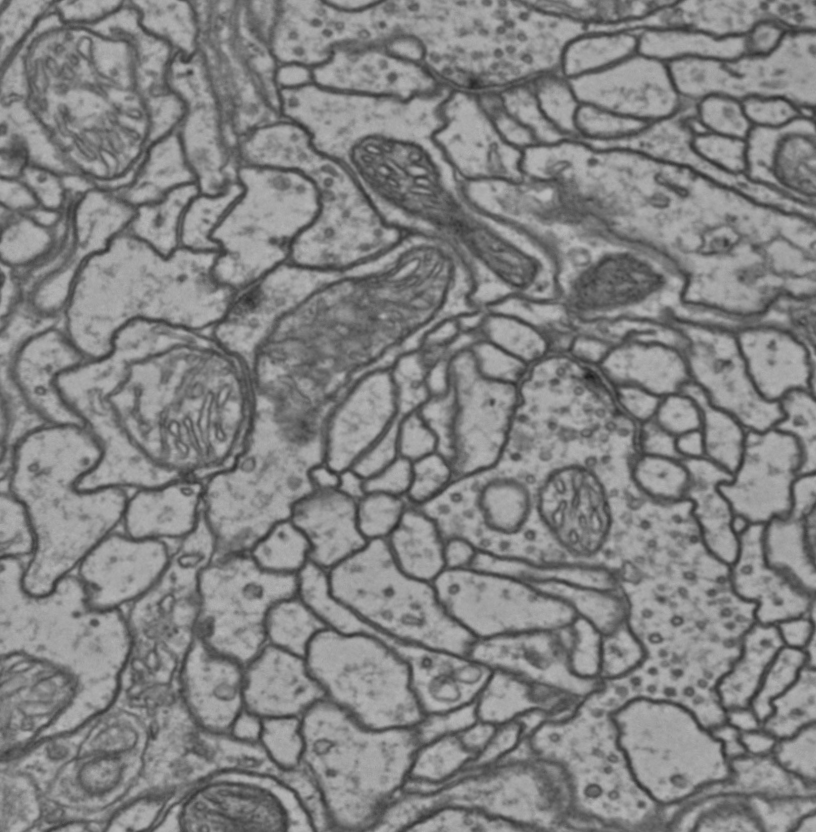
#> input picture 09_CVF_UB/MxK/data/raw.png, 816 x 832 px
$ jupyter execute ex_09.ipynb   (shell and % lines are left out)   (text cells are left out)
#> lines starting #> are read from the running program, lines starting #| are printed output that depends on the picture; after the words box and inside, x2 and y2 are one past the last pixel; in counts of white or black regions, pixels touching at a corner belong together; pictures that were not available may be replaced by others from this repository, and a replacement may not be noted
### 09_CVF_UB/MxK/cvf20/utils.py
import h5py
import matplotlib
import numpy as np
import os

# Build random color map:
MAX_LABEL = 10000000
rand_cm = matplotlib.colors.ListedColormap(np.random.rand(MAX_LABEL, 3))
segm_plot_kwargs = {'vmax': MAX_LABEL, 'vmin':0}


# [26 lines left out: functions readHDF5, writeHDF5, not called in this run]


def mask_the_mask(mask, value_to_mask=0., interval=None):
    if interval is not None:
        return np.ma.masked_where(np.logical_and(mask < interval[1], mask > interval[0]), mask)
    else:
        return np.ma.masked_where(np.logical_and(mask < value_to_mask+1e-3, mask > value_to_mask-1e-3), mask)


def plot_segm(target_ax, segm,
              background_image=None,
              with_background_label=True,
              alpha_labels=1.):

    if background_image is not None:
        target_ax.matshow(background_image, cmap='gray', interpolation="nearest")
    target_ax.matshow(segm, cmap=rand_cm, alpha=alpha_labels, interpolation="nearest", **segm_plot_kwargs)
    if with_background_label:
        bacground_mask = segm == 0
        bacground_mask = mask_the_mask((bacground_mask).astype('uint32'))

        target_ax.matshow(bacground_mask, cmap="gray", interpolation="nearest")


    return target_ax


# [31 lines left out: function parse_data_slice, not called in this run]

### 09_CVF_UB/MxK/cvf20/unionfind.py
"""
A union-find disjoint set data structure.

"""

# 2to3 sanity
from __future__ import (
    absolute_import, division, print_function, unicode_literals,
)

# Third-party libraries
import numpy as np


class UnionFind(object):
    """Union-find disjoint sets datastructure.

    Union-find is a data structure that maintains disjoint set
    (called connected components or components in short) membership,
    and makes it easier to merge (union) two components, and to find
    if two elements are connected (i.e., belong to the same
    component).

    This implements the "weighted-quick-union-with-path-compression"
    union-find algorithm.  Only works if elements are immutable
    objects.

    Worst case for union and find: :math:`(N + M \log^* N)`, with
    :math:`N` elements and :math:`M` unions. The function
    :math:`\log^*` is the number of times needed to take :math:`\log`
    of a number until reaching 1. In practice, the amortized cost of
    each operation is nearly linear [1]_.

    Terms
    -----
    Component
        Elements belonging to the same disjoint set

    Connected
        Two elements are connected if they belong to the same component.

    Union
        The operation where two components are merged into one.

    Root
        An internal representative of a disjoint set.

    Find
        The operation to find the root of a disjoint set.

    Parameters
    ----------
    elements : NoneType or container, optional, default: None
        The initial list of elements.

    Attributes
    ----------
    n_elts : int
        Number of elements.

    n_comps : int
        Number of distjoint sets or components.

    Implements
    ----------
    __len__
        Calling ``len(uf)`` (where ``uf`` is an instance of ``UnionFind``)
        returns the number of elements.

    __contains__
        For ``uf`` an instance of ``UnionFind`` and ``x`` an immutable object,
        ``x in uf`` returns ``True`` if ``x`` is an element in ``uf``.

    __getitem__
        For ``uf`` an instance of ``UnionFind`` and ``i`` an integer,
        ``res = uf[i]`` returns the element stored in the ``i``-th index.
        If ``i`` is not a valid index an ``IndexError`` is raised.

    __setitem__
        For ``uf`` and instance of ``UnionFind``, ``i`` an integer and ``x``
        an immutable object, ``uf[i] = x`` changes the element stored at the
        ``i``-th index. If ``i`` is not a valid index an ``IndexError`` is
        raised.

    .. [1] http://algs4.cs.princeton.edu/lectures/

    """

    def __init__(self, elements=None):
        self.n_elts = 0  # current num of elements
        self.n_comps = 0  # the number of disjoint sets or components
        self._next = 0  # next available id
        self._elts = []  # the elements
        self._indx = {}  #  dict mapping elt -> index in _elts
        self._par = []  # parent: for the internal tree structure
        self._siz = []  # size of the component - correct only for roots

        if elements is None:
            elements = []
        for elt in elements:
            self.add(elt)


    # [10 lines left out: function __repr__, not called in this run]

    def __len__(self):
        return self.n_elts

    def __contains__(self, x):
        return x in self._indx

    # [9 lines left out: functions __getitem__, __setitem__, not called in this run]

    def add(self, x):
        """Add a single disjoint element.

        Parameters
        ----------
        x : immutable object

        Returns
        -------
        None

        """
        if x in self:
            return
        self._elts.append(x)
        self._indx[x] = self._next
        self._par.append(self._next)
        self._siz.append(1)
        self._next += 1
        self.n_elts += 1
        self.n_comps += 1

    def find(self, x):
        """Find the root of the disjoint set containing the given element.

        Parameters
        ----------
        x : immutable object

        Returns
        -------
        int
            The (index of the) root.

        Raises
        ------
        ValueError
            If the given element is not found.

        """
        if x not in self._indx:
            raise ValueError('{} is not an element'.format(x))

        p = self._indx[x]
        while p != self._par[p]:
            # path compression
            q = self._par[p]
            self._par[p] = self._par[q]
            p = q
        return p

    # [15 lines left out: function connected, not called in this run]

    def union(self, x, y):
        """Merge the components of the two given elements into one.

        Parameters
        ----------
        x : immutable object
        y : immutable object

        Returns
        -------
        None

        """
        # Initialize if they are not already in the collection
        for elt in [x, y]:
            if elt not in self:
                self.add(elt)

        xroot = self.find(x)
        yroot = self.find(y)
        if xroot == yroot:
            return
        if self._siz[xroot] < self._siz[yroot]:
            self._par[xroot] = yroot
            self._siz[yroot] += self._siz[xroot]
        else:
            self._par[yroot] = xroot
            self._siz[xroot] += self._siz[yroot]
        self.n_comps -= 1

    def roots(self):
        return [self.find(e) for e in self._elts]

    # [103 lines left out: functions component, components, component_mapping, not called in this run]

### 09_CVF_UB/MxK/ex_09.ipynb
[cell 1]
import numpy as np
from matplotlib import pyplot as plt
from networkx import grid_graph
%pylab inline

from cvf20.unionfind import UnionFind as UF

[cell 2]
def generalized_shortest_path(graph, gen_sum, gen_mult):
    """
    Parameters
    ---------

    graph    :     ndarray
        Quadratic matrix representing the edge weights between the nodes.
    gen_sum    :    function
        Function representing generalized sum, that takes list as arg.
    gen_mult    :    function
        Function representing generalized multiplication, that takes 2 elements of monoid as arg.
    """
    assert graph.shape[0] == graph.shape[1]
    counter = 0
    n = graph.shape[0]
    previous = np.ones_like(graph) * np.inf
    result = np.copy(graph)
    while not np.equal(previous, result).all():
        counter += 1
        previous = np.copy(result)
        for i in range(n):
            for j in range(n):
                result[i][j] = gen_sum([gen_mult(graph[i][x], previous[x][j]) for x in range(n)])
        # modification for c)
        if any([np.diagonal(result) < 0]):
            print('negative cycle is present')
            return
    print(f'needed {counter} multiplications')
    return result

[cell 3]
graph = np.array([[0, 6, np.inf, np.inf, np.inf],
                  [np.inf, 0, np.inf, np.inf, 2],
                  [np.inf, 3, 0, np.inf, np.inf],
                  [1, 5, 8, 0, np.inf],
                  [np.inf, np.inf, np.inf, 4, 0]])

[cell 4]
def minimum(l):
    return np.min(l)


def add(a, b):
    return a + b

shortest_path = generalized_shortest_path(graph, minimum, add)
print(f'shortest_path:\n{shortest_path}')

[cell 5]
def minimum(l):
    return np.min(l)


def maximum(a, b):
    return np.max([a,b])

shortest_path = generalized_shortest_path(graph, minimum, maximum)
print(f'shortest_path:\n{shortest_path}')

[cell 6]
from cvf20.utils import plot_segm
raw = plt.imread("data/raw.png")
#> raw is the input picture: shape (832, 816) float32; min 0.102, max 0.733, mean 0.512
WS = plt.imread("data/distance-transform-WS.tif")
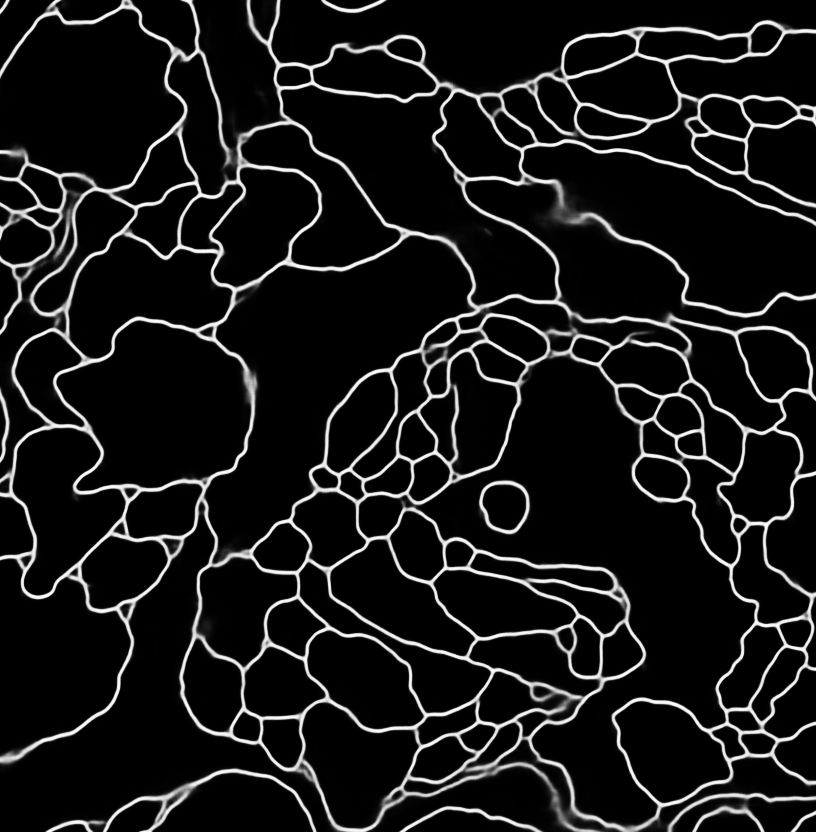
#> input picture 09_CVF_UB/MxK/data/boundary-predictions.png, 816 x 832 px, given in place of distance-transform-WS.tif, which was not available
#> WS is the input picture: shape (832, 816) float32; min 0, max 0.992, mean 0.0963

f, ax = plt.subplots(ncols=1, nrows=1, figsize=(15,15))
plot_segm(ax, WS, with_background_label=True, alpha_labels=0.4, background_image=raw)
#> in plot_segm, `bacground_mask = segm == 0`:
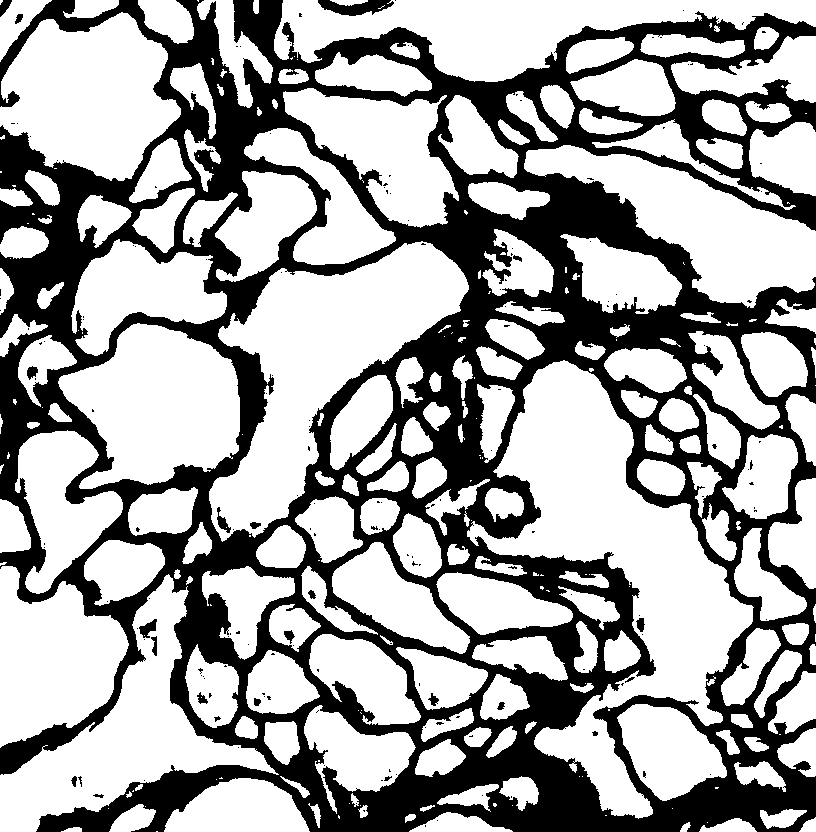
#> bacground_mask: shape (832, 816) bool; 64.9% white; 170 black regions (147 under 20 px), largest, box (x1, y1, x2, y2) and area: (0, 0, 816, 832) 235565, (318, 0, 394, 16) 723, (139, 619, 157, 638) 179
plt.show()
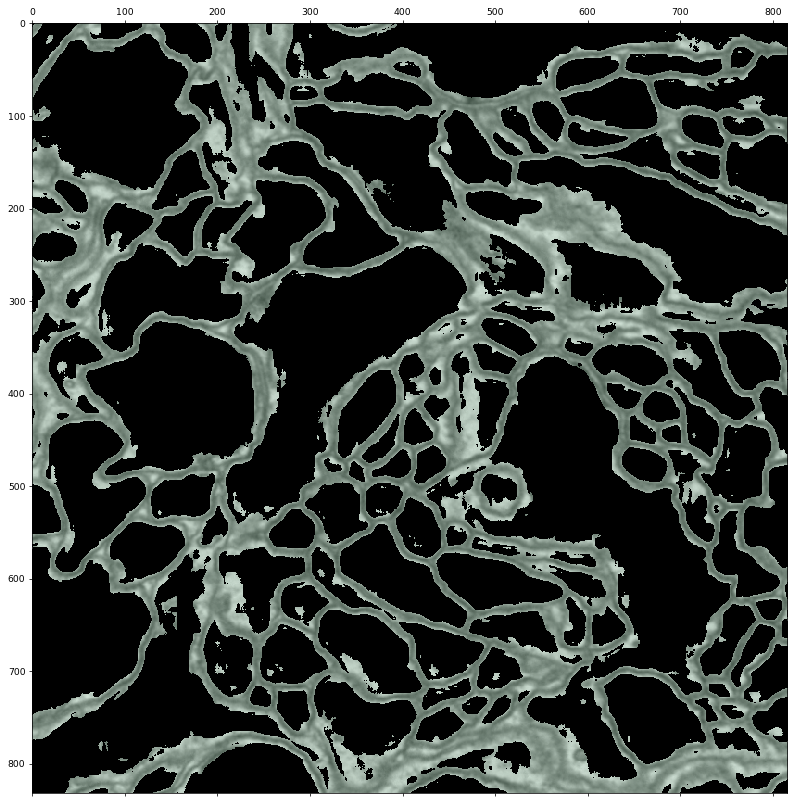
#> figure drawn by matplotlib, 1 panel

[cell 7]
from cvf20.utils import plot_segm
raw = plt.imread("data/raw.png")
WS = plt.imread("data/distance-transform-WS-no-boundaries.tif")

f, ax = plt.subplots(ncols=1, nrows=1, figsize=(15,15))
plot_segm(ax, WS, with_background_label=True, alpha_labels=0.4, background_image=raw)
#> in plot_segm (call 2), `bacground_mask = segm == 0`: bacground_mask: shape (832, 816) bool; every value is 0
#> in mask_the_mask (call 2), `return np.ma.masked_where(np.logical_and(mask < value_to_mask+1e-3, ma..`: returned value: shape (832, 816) uint32; every value is 0
plt.show()
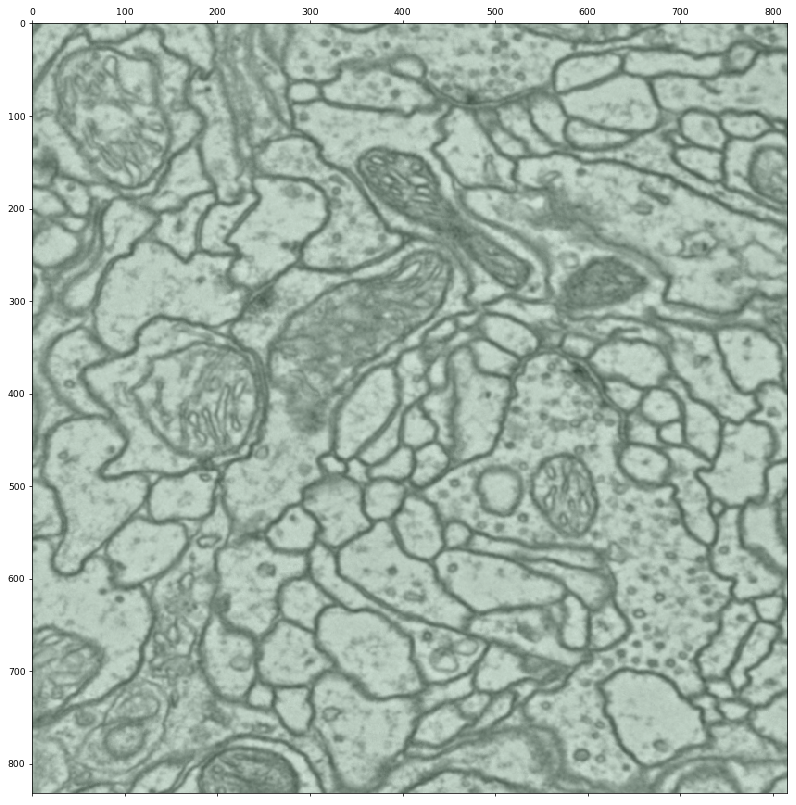
#> figure drawn by matplotlib, 1 panel

[cell 8]
from networkx.algorithms.components import number_connected_components
from networkx.generators.random_graphs import fast_gnp_random_graph

# We now generate a graph with 100 vertices. For every pair of nodes, we introduce an edge with probability 0.02
# This is usually known as Erdős-Rényi graph or binomial graph.
G = fast_gnp_random_graph(100, 0.02)
nodes = [n for n in G.nodes()]
edges = [e for e in G.edges()]

###########################
# Your code starts here:
###########################

uf = UF()
for n in nodes:
    uf.add(n)

for u, v in edges:
    uf.union(u, v)


parents = np.zeros((len(nodes)), dtype='int32')
for n in nodes:
    parents[n] = uf.find(n)


size_connected_components = np.unique(parents, return_counts=True)[1]
#size_connected_components = uf.n_comps

###########################
# Your code ends here
###########################


if size_connected_components is not None:
    assert size_connected_components.shape[0] == number_connected_components(G)
    print("Size connected components: ", size_connected_components)
    print("Biggest connected component: {} vertices (out of 100)".format(size_connected_components.max()))
